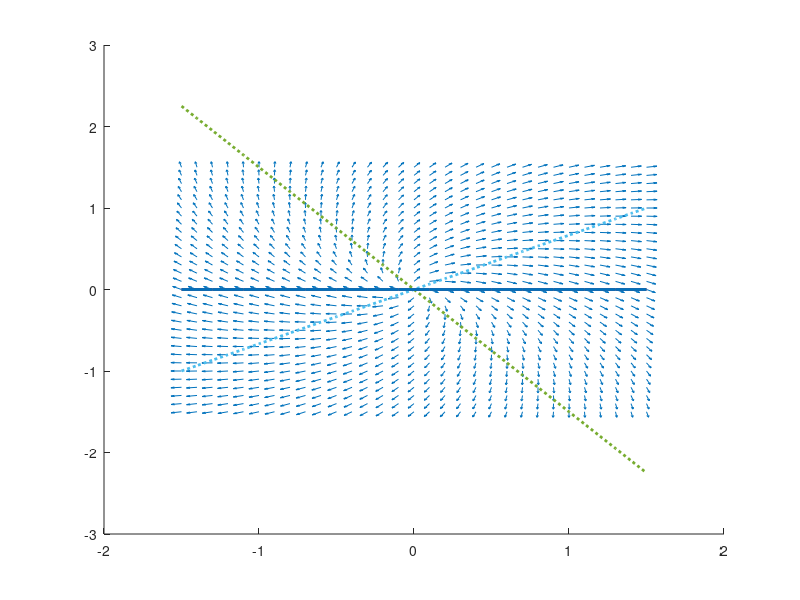

Write MATLAB code to recreate this figure. (Note: this script raises an error after producing the figure.)
#A = [2 3; -3 -2]; #un - l'autre + --> ??? (dans les nbrs complexes) (foyer stable mais flêches mauvais sens
A = [3 2; -2 3]; #selle

#TODO: vérifier si isoclines de graph avec nbrs complexes est bon 

[x1,x2] = meshgrid(-1.5:0.1:1.5);

x1_values = A(1,1)*x1+A(1,2)*x2;
x2_values = A(2,1)*x1+A(2,2)*x2;

norms=sqrt(x1_values.^2+x2_values.^2);
x1_normalized = x1_values ./ norms;
x2_normalized = x2_values ./norms;

line_range = -1.5:.1:1.5;
# isoclines
isocline_1 = -(A(1,1)/A(1,2)) * line_range;
isocline_2 = -(A(2,1)/A(2,2)) * line_range;

# Droites invariantes (vecteurs propres) 
[V,L] = eig(A);
eigenvector_1 = (V(2,1)/V(1,1)) * line_range;
eigenvector_2 = (V(2,2)/V(1,2)) * line_range;

figure(1);
hold on;
vector_scale = .5;
quiver(x1,x2,x1_normalized,x2_normalized, vector_scale);

plot(line_range,isocline_1,"linewidth", 2, "linestyle", ":");
plot(line_range,isocline_2,"linewidth", 2, "linestyle", ":");

plot(line_range,eigenvector_1,"linewidth",2);
plot(line_range,eigenvector_2,"linewidth",2);
quiver([0;0],[0;0],V(1,:),V(2,:),"linewidth",5,"color","k");
hold off;
